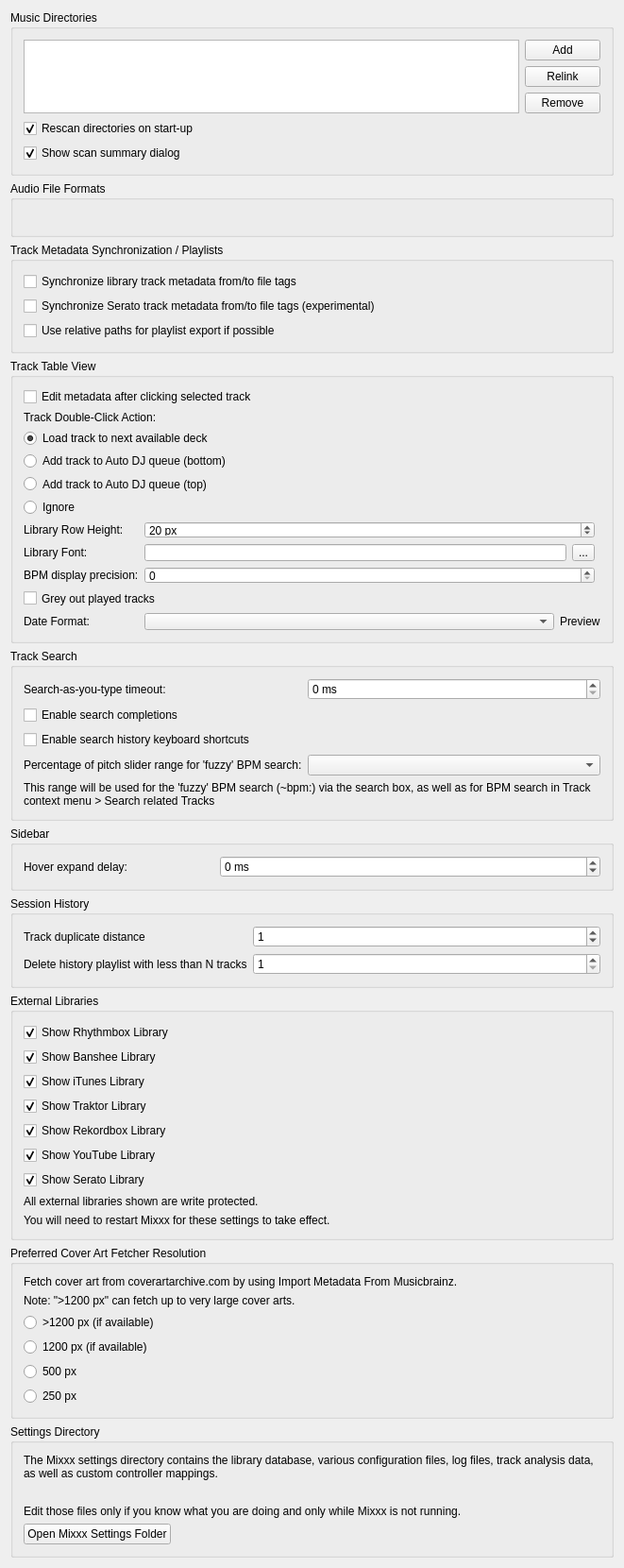
<?xml version="1.0" encoding="UTF-8"?>
<ui version="4.0">
 <class>DlgPrefLibraryDlg</class>
 <widget class="QWidget" name="DlgPrefLibraryDlg">
  <property name="geometry">
   <rect>
    <x>0</x>
    <y>0</y>
    <width>661</width>
    <height>1522</height>
   </rect>
  </property>
  <property name="windowTitle">
   <string notr="true">Library Preferences</string>
  </property>
  <layout class="QVBoxLayout" name="verticalLayout">

   <item>
    <widget class="QGroupBox" name="groupBox_MusicDirectories">
     <property name="title">
      <string>Music Directories</string>
     </property>
     <layout class="QGridLayout" name="gridLayout_music_directories">

      <item row="0" column="0" rowspan="3">
       <widget class="QListView" name="dirList">
        <property name="editTriggers">
         <set>QAbstractItemView::NoEditTriggers</set>
        </property>
        <property name="iconSize">
         <size>
          <width>16</width>
          <height>16</height>
         </size>
        </property>
        <property name="uniformItemSizes">
         <bool>true</bool>
        </property>
       </widget>
      </item>

      <item row="0" column="1">
       <widget class="QPushButton" name="pushButton_add_dir">
        <property name="font">
         <font/>
        </property>
        <property name="toolTip">
         <string>Add a directory where your music is stored. Mixxx will watch this directory and its subdirectories for new tracks.</string>
        </property>
        <property name="text">
         <string>Add</string>
        </property>
       </widget>
      </item>

      <item row="1" column="1">
       <widget class="QPushButton" name="pushButton_relocate_dir">
        <property name="toolTip">
         <string>If an existing music directory is moved, Mixxx doesn't know where to find the audio files in it. Choose Relink to select the music directory in its new location. &lt;br/&gt; This will re-establish the links to the audio files in the Mixxx library.</string>
        </property>
        <property name="text">
         <string extracomment="This will re-establish the links to the audio files in the Mixxx database if you move an music directory to a new location.">Relink</string>
        </property>
       </widget>
      </item>

      <item row="2" column="1">
       <widget class="QPushButton" name="pushButton_remove_dir">
        <property name="font">
         <font/>
        </property>
        <property name="toolTip">
         <string>If removed, Mixxx will no longer watch this directory and its subdirectories for new tracks.</string>
        </property>
        <property name="text">
         <string>Remove</string>
        </property>
       </widget>
      </item>

      <item row="3" column="0" colspan="2">
       <widget class="QCheckBox" name="checkBox_library_scan">
        <property name="text">
         <string>Rescan directories on start-up</string>
        </property>
        <property name="checked">
         <bool>true</bool>
        </property>
       </widget>
      </item>

      <item row="4" column="0" colspan="2">
       <widget class="QCheckBox" name="checkBox_library_scan_summary">
        <property name="text">
         <string>Show scan summary dialog</string>
        </property>
        <property name="checked">
         <bool>true</bool>
        </property>
       </widget>
      </item>

     </layout>
    </widget>
   </item>

   <item>
    <widget class="QGroupBox" name="groupBox_AudioFileFormats">
     <property name="title">
      <string>Audio File Formats</string>
     </property>
     <property name="flat">
      <bool>false</bool>
     </property>
     <layout class="QGridLayout" name="gridLayout_audio_formats">
      <item row="0" column="0">
       <widget class="QLabel" name="builtInFormats">
        <property name="text">
         <string/>
        </property>
        <property name="wordWrap">
         <bool>true</bool>
        </property>
       </widget>
      </item>
     </layout>
    </widget>
   </item>

   <item>
    <widget class="QGroupBox" name="groupBox_AudioFileTags">
     <property name="title">
      <string>Track Metadata Synchronization / Playlists</string>
     </property>
     <layout class="QGridLayout" name="gridLayout_metadata">
      <item row="0" column="0" colspan="2">
       <widget class="QCheckBox" name="checkBox_sync_track_metadata">
        <property name="toolTip">
         <string>Automatically write modified track metadata from the library into file tags and reimport metadata from updated file tags into the library</string>
        </property>
        <property name="text">
         <string>Synchronize library track metadata from/to file tags</string>
        </property>
       </widget>
      </item>

      <item row="1" column="0">
       <widget class="QCheckBox" name="checkBox_serato_metadata_export">
        <property name="toolTip">
         <string>Keeps track color, beat grid, bpm lock, cue points, and loops synchronized with SERATO_MARKERS/MARKERS2 file tags.&lt;br/&gt;&lt;br/&gt;WARNING: Enabling this option also enables the reimport of Serato metadata after files have been modified outside of Mixxx. On reimport existing metadata in Mixxx is replaced with the metadata found in file tags. Custom metadata not included in file tags like loop colors is lost.</string>
        </property>
        <property name="text">
         <string>Synchronize Serato track metadata from/to file tags (experimental)</string>
        </property>
       </widget>
      </item>

      <item row="2" column="0" colspan="2">
       <widget class="QCheckBox" name="checkBox_use_relative_path">
        <property name="text">
         <string>Use relative paths for playlist export if possible</string>
        </property>
       </widget>
      </item>
     </layout>
    </widget>
   </item>

   <item>
    <widget class="QGroupBox" name="groupBox_TrackTableView">
     <property name="title">
      <string>Track Table View</string>
     </property>
     <layout class="QGridLayout" name="gridLayout_track_table_view">

      <item row="1" column="0" colspan="4">
       <widget class="QCheckBox" name="checkBox_edit_metadata_selected_clicked">
        <property name="text">
         <string>Edit metadata after clicking selected track</string>
        </property>
       </widget>
      </item>

      <item row="2" column="0" colspan="4">
       <widget class="QLabel" name="label_doubeClickAction">
        <property name="text">
         <string>Track Double-Click Action:</string>
        </property>
        <property name="alignment">
         <set>Qt::AlignLeft|Qt::AlignVCenter</set>
        </property>
       </widget>
      </item>

      <item row="3" column="0" colspan="4">
       <widget class="QRadioButton" name="radioButton_dbclick_deck">
        <property name="text">
         <string>Load track to next available deck</string>
        </property>
        <property name="checked">
         <bool>true</bool>
        </property>
       </widget>
      </item>
      <item row="4" column="0" colspan="4">
       <widget class="QRadioButton" name="radioButton_dbclick_bottom">
        <property name="text">
         <string>Add track to Auto DJ queue (bottom)</string>
        </property>
       </widget>
      </item>
      <item row="5" column="0" colspan="4">
       <widget class="QRadioButton" name="radioButton_dbclick_top">
        <property name="text">
         <string>Add track to Auto DJ queue (top)</string>
        </property>
       </widget>
      </item>
      <item row="6" column="0" colspan="4">
       <widget class="QRadioButton" name="radioButton_dbclick_ignore">
        <property name="text">
         <string>Ignore</string>
        </property>
       </widget>
      </item>

      <item row="7" column="0">
       <widget class="QLabel" name="label_rowHeight">
        <property name="text">
         <string>Library Row Height:</string>
        </property>
        <property name="alignment">
         <set>Qt::AlignLeft|Qt::AlignVCenter</set>
        </property>
       </widget>
      </item>
      <item row="7" column="1" colspan="2">
       <widget class="QSpinBox" name="spinBox_row_height">
        <property name="suffix">
         <string> px</string>
        </property>
        <property name="minimum">
         <number>5</number>
        </property>
        <property name="maximum">
         <number>100</number>
        </property>
        <property name="value">
         <number>20</number>
        </property>
       </widget>
      </item>

      <item row="8" column="0">
       <widget class="QLabel" name="label_libraryFont">
        <property name="text">
         <string>Library Font:</string>
        </property>
        <property name="alignment">
         <set>Qt::AlignLeft|Qt::AlignVCenter</set>
        </property>
       </widget>
      </item>
      <item row="8" column="1">
       <widget class="QLineEdit" name="lineEdit_library_font">
        <property name="readOnly">
         <bool>true</bool>
        </property>
       </widget>
      </item>
      <item row="8" column="2">
       <widget class="QToolButton" name="btn_library_font">
        <property name="text">
         <string>...</string>
        </property>
       </widget>
      </item>

      <item row="9" column="0">
       <widget class="QLabel" name="label_bpm_precision">
        <property name="text">
         <string>BPM display precision:</string>
        </property>
        <property name="alignment">
         <set>Qt::AlignLeft|Qt::AlignVCenter</set>
        </property>
       </widget>
      </item>
      <item row="9" column="1" colspan="2">
       <widget class="QSpinBox" name="spinbox_bpm_precision"/>
      </item>

      <item row="10" column="0" colspan="4">
       <widget class="QCheckBox" name="checkbox_played_track_color">
        <property name="text">
         <string>Grey out played tracks</string>
        </property>
       </widget>
      </item>

      <item row="11" column="0">
       <widget class="QLabel" name="label_dateFormat">
        <property name="text">
         <string>Date Format:</string>
        </property>
        <property name="alignment">
         <set>Qt::AlignLeft|Qt::AlignVCenter</set>
        </property>
       </widget>
      </item>
      <item row="11" column="1" colspan="3">
       <layout class="QHBoxLayout" name="horizontalLayout_dateFormat">
        <property name="leftMargin">
         <number>0</number>
        </property>
        <property name="topMargin">
         <number>0</number>
        </property>
        <property name="rightMargin">
         <number>0</number>
        </property>
        <property name="bottomMargin">
         <number>0</number>
        </property>
        <item>
         <widget class="QComboBox" name="comboBox_dateFormat">
          <property name="sizePolicy">
           <sizepolicy hsizetype="Expanding" vsizetype="Fixed">
            <horstretch>0</horstretch>
            <verstretch>0</verstretch>
           </sizepolicy>
          </property>
         </widget>
        </item>
        <item>
         <widget class="QLabel" name="label_dateFormatPreview">
          <property name="text">
           <string>Preview</string>
          </property>
         </widget>
        </item>
       </layout>
      </item>

     </layout>
    </widget>
   </item><!-- Track Table View -->

   <item>
    <widget class="QGroupBox" name="groupBox_Search">
     <property name="title">
      <string>Track Search</string>
     </property>
     <layout class="QGridLayout" name="gridLayout_search">

      <item row="0" column="0">
       <widget class="QLabel" name="label_searchDebouncingTimeout">
        <property name="text">
         <string>Search-as-you-type timeout:</string>
        </property>
        <property name="alignment">
         <set>Qt::AlignLeft|Qt::AlignVCenter</set>
        </property>
       </widget>
      </item>
      <item row="0" column="1" colspan="2">
       <widget class="QSpinBox" name="spinBox_search_debouncing_timeout">
        <property name="suffix">
         <string> ms</string>
        </property>
       </widget>
      </item>

      <item row="1" column="0" colspan="3">
       <widget class="QCheckBox" name="checkBox_enable_search_completions">
        <property name="text">
         <string>Enable search completions</string>
        </property>
       </widget>
      </item>

      <item row="2" column="0" colspan="3">
       <widget class="QCheckBox" name="checkBox_enable_search_history_shortcuts">
        <property name="text">
         <string>Enable search history keyboard shortcuts</string>
        </property>
       </widget>
      </item>

      <item row="3" column="0">
       <widget class="QLabel" name="label_searchBpmFuzzyRange">
        <property name="text">
         <string>Percentage of pitch slider range for 'fuzzy' BPM search:</string>
        </property>
        <property name="alignment">
         <set>Qt::AlignLeft|Qt::AlignVCenter</set>
        </property>
        <property name="buddy">
         <cstring>comboBox_search_bpm_fuzzy_range</cstring>
        </property>
       </widget>
      </item>
      <item row="3" column="1" colspan="2">
       <widget class="QComboBox" name="comboBox_search_bpm_fuzzy_range"/>
      </item>
      <item row="4" column="0" colspan="3">
       <widget class="QLabel" name="label_searchBpmFuzzyRangeInfo">
        <property name="text">
         <string>This range will be used for the 'fuzzy' BPM search (~bpm:) via the search box, as well as for BPM search in Track context menu &gt; Search related Tracks</string>
        </property>
        <property name="wordWrap">
         <bool>true</bool>
        </property>
       </widget>
      </item>

     </layout>
    </widget>
   </item><!-- Search box -->

   <item>
    <widget class="QGroupBox" name="groupBox_sidebar">
     <property name="title">
      <string>Sidebar</string>
     </property>
     <layout class="QGridLayout" name="gridLayout_sidebar">

      <item row="0" column="0">
       <widget class="QLabel" name="label_sidebar_hover_expand_delay">
        <property name="text">
         <string>Hover expand delay:</string>
        </property>
        <property name="alignment">
         <set>Qt::AlignLeft|Qt::AlignVCenter</set>
        </property>
        <property name="buddy">
         <cstring>spinBox_sidebar_hover_expand_delay</cstring>
        </property>
       </widget>
      </item>
      <item row="0" column="1" colspan="2">
       <widget class="QSpinBox" name="spinBox_sidebar_hover_expand_delay">
        <property name="suffix">
         <string> ms</string>
        </property>
        <property name="toolTip">
         <string>The delay until sidebar items are expanded or collapsed hovered during drag'n'drop. -1 disables auto-expand.</string>
        </property>
        <property name="minimum">
         <number>-1</number>
        </property>
        <property name="maximum">
         <number>5000</number>
        </property>
        <property name="singleStep">
         <number>50</number>
        </property>
       </widget>
      </item>

     </layout>
    </widget>
   </item>

   <item>
    <widget class="QGroupBox" name="groupBox_History">
     <property name="title">
      <string>Session History</string>
     </property>
     <layout class="QGridLayout" name="gridLayout_history">

      <item row="1" column="0">
       <widget class="QLabel" name="label_history_track_duplicate_distance">
        <property name="text">
         <string>Track duplicate distance</string>
        </property>
        <property name="alignment">
         <set>Qt::AlignLeft|Qt::AlignVCenter</set>
        </property>
        <property name="wordWrap">
         <bool>true</bool>
        </property>
       </widget>
      </item>
      <item row="1" column="1" colspan="2">
       <widget class="QSpinBox" name="spinbox_history_track_duplicate_distance">
        <property name="toolTip">
         <string>When playing a track again log it to the session history only if more than N other tracks have been played in the meantime</string>
        </property>
        <property name="minimum">
         <number>0</number>
        </property>
        <property name="maximum">
         <number>99</number>
        </property>
        <property name="value">
         <number>1</number>
        </property>
       </widget>
      </item>

      <item row="2" column="0">
       <widget class="QLabel" name="label_history_cleanup">
        <property name="toolTip">
         <string>History playlist with less than N tracks will be deleted&lt;br/&gt;&lt;br/&gt;Note: the cleanup will be performed during startup and shutdown of Mixxx.</string>
        </property>
        <property name="text">
         <string>Delete history playlist with less than N tracks</string>
        </property>
        <property name="alignment">
         <set>Qt::AlignLeft|Qt::AlignVCenter</set>
        </property>
       </widget>
      </item>
      <item row="2" column="1" colspan="2">
       <widget class="QSpinBox" name="spinbox_history_min_tracks_to_keep">
        <property name="minimum">
         <number>1</number>
        </property>
        <property name="maximum">
         <number>99</number>
        </property>
        <property name="value">
         <number>1</number>
        </property>
       </widget>
      </item>

     </layout>
    </widget>
   </item><!-- History -->

   <item>
    <widget class="QGroupBox" name="groupBox_external_libraries">
     <property name="title">
      <string>External Libraries</string>
     </property>
     <layout class="QGridLayout" name="gridLayout_external_libraries">
      <item row="0" column="0">
       <widget class="QCheckBox" name="checkBox_show_rhythmbox">
        <property name="text">
         <string>Show Rhythmbox Library</string>
        </property>
        <property name="checked">
         <bool>true</bool>
        </property>
       </widget>
      </item>
      <item row="1" column="0">
       <widget class="QCheckBox" name="checkBox_show_banshee">
        <property name="text">
         <string>Show Banshee Library</string>
        </property>
        <property name="checked">
         <bool>true</bool>
        </property>
       </widget>
      </item>
      <item row="2" column="0">
       <widget class="QCheckBox" name="checkBox_show_itunes">
        <property name="text">
         <string>Show iTunes Library</string>
        </property>
        <property name="checked">
         <bool>true</bool>
        </property>
       </widget>
      </item>
      <item row="3" column="0">
       <widget class="QCheckBox" name="checkBox_show_traktor">
        <property name="text">
         <string>Show Traktor Library</string>
        </property>
        <property name="checked">
         <bool>true</bool>
        </property>
       </widget>
      </item>
      <item row="4" column="0">
       <widget class="QCheckBox" name="checkBox_show_rekordbox">
        <property name="text">
         <string>Show Rekordbox Library</string>
        </property>
        <property name="checked">
         <bool>true</bool>
        </property>
       </widget>
      </item>
      <item row="5" column="0">
       <widget class="QCheckBox" name="checkBox_show_youtube">
        <property name="text">
         <string>Show YouTube Library</string>
        </property>
        <property name="checked">
         <bool>true</bool>
        </property>
       </widget>
      </item>
      <item row="6" column="0">
       <widget class="QCheckBox" name="checkBox_show_serato">
        <property name="text">
         <string>Show Serato Library</string>
        </property>
        <property name="checked">
         <bool>true</bool>
        </property>
       </widget>
      </item>
      <item row="7" column="0">
       <widget class="QLabel" name="label_4">
        <property name="text">
         <string>All external libraries shown are write protected.</string>
        </property>
        <property name="wordWrap">
         <bool>true</bool>
        </property>
        <property name="topMargin" stdset="0">
         <number>10</number>
        </property>
       </widget>
      </item>
      <item row="8" column="0">
       <widget class="QLabel" name="label_11">
        <property name="text">
         <string>You will need to restart Mixxx for these settings to take effect.</string>
        </property>
        <property name="wordWrap">
         <bool>true</bool>
        </property>
       </widget>
      </item>
     </layout>
    </widget>
   </item>

   <item>
    <widget class="QGroupBox" name="groupBox_cover_art_fetcher">
     <property name="title">
      <string>Preferred Cover Art Fetcher Resolution</string>
     </property>
     <layout class="QGridLayout" name="gridLayout_cover_art_fetcher">
      <item row="0" column="0">
       <widget class="QLabel" name="label_12">
        <property name="text">
         <string>Fetch cover art from coverartarchive.com by using Import Metadata From Musicbrainz.</string>
        </property>
        <property name="wordWrap">
         <bool>true</bool>
        </property>
       </widget>
      </item>
      <item row="1" column="0">
       <widget class="QLabel" name="label_13">
        <property name="text">
         <string>Note: &quot;&gt;1200 px&quot; can fetch up to very large cover arts.</string>
        </property>
        <property name="wordWrap">
         <bool>true</bool>
        </property>
       </widget>
      </item>
      <item row="2" column="0">
       <widget class="QRadioButton" name="radioButton_cover_art_fetcher_highest">
        <property name="text">
         <string>&gt;1200 px (if available)</string>
        </property>
        <property name="checked">
         <bool>false</bool>
        </property>
       </widget>
      </item>
      <item row="3" column="0">
       <widget class="QRadioButton" name="radioButton_cover_art_fetcher_high">
        <property name="text">
         <string>1200 px (if available)</string>
        </property>
        <property name="checked">
         <bool>false</bool>
        </property>
       </widget>
      </item>
      <item row="4" column="0">
       <widget class="QRadioButton" name="radioButton_cover_art_fetcher_medium">
        <property name="text">
         <string>500 px</string>
        </property>
        <property name="checked">
         <bool>false</bool>
        </property>
       </widget>
      </item>
      <item row="5" column="0">
       <widget class="QRadioButton" name="radioButton_cover_art_fetcher_lowest">
        <property name="text">
         <string>250 px</string>
        </property>
        <property name="checked">
         <bool>false</bool>
        </property>
       </widget>
      </item>
     </layout>
    </widget>
   </item>

   <item>
    <widget class="QGroupBox" name="groupBox_settingsDir">
     <property name="title">
      <string>Settings Directory</string>
     </property>
     <layout class="QVBoxLayout" name="vlayout_settingsDir">
      <item>
       <widget class="QLabel" name="label_settingsDir">
        <property name="text">
         <string>The Mixxx settings directory contains the library database, various configuration files, log files, track analysis data, as well as custom controller mappings.</string>
        </property>
        <property name="wordWrap">
         <bool>true</bool>
        </property>
       </widget>
      </item>
      <item>
       <widget class="QLabel" name="label_settingsManualLink">
        <property name="text">
         <string/>
        </property>
        <property name="wordWrap">
         <bool>true</bool>
        </property>
        <property name="openExternalLinks">
         <bool>true</bool>
        </property>
       </widget>
      </item>
      <item>
       <widget class="QLabel" name="label_settingsWarning">
        <property name="text">
         <string>Edit those files only if you know what you are doing and only while Mixxx is not running.</string>
        </property>
        <property name="wordWrap">
         <bool>true</bool>
        </property>
       </widget>
      </item>
      <item>
       <widget class="QPushButton" name="pushButton_open_settings_dir">
        <property name="sizePolicy">
         <sizepolicy hsizetype="Fixed" vsizetype="Fixed">
          <horstretch>0</horstretch>
          <verstretch>0</verstretch>
         </sizepolicy>
        </property>
        <property name="text">
         <string>Open Mixxx Settings Folder</string>
        </property>
       </widget>
      </item>
     </layout>
    </widget>
   </item>
   <item>
    <spacer name="verticalSpacer">
     <property name="orientation">
      <enum>Qt::Vertical</enum>
     </property>
     <property name="sizeHint" stdset="0">
      <size>
       <width>20</width>
       <height>40</height>
      </size>
     </property>
    </spacer>
   </item>
  </layout>
 </widget>
 <layoutdefault spacing="6" margin="11"/>
 <tabstops>
  <tabstop>dirList</tabstop>
  <tabstop>pushButton_add_dir</tabstop>
  <tabstop>pushButton_relocate_dir</tabstop>
  <tabstop>pushButton_remove_dir</tabstop>
  <tabstop>checkBox_library_scan</tabstop>
  <tabstop>checkBox_library_scan_summary</tabstop>
  <tabstop>checkBox_sync_track_metadata</tabstop>
  <tabstop>checkBox_serato_metadata_export</tabstop>
  <tabstop>checkBox_use_relative_path</tabstop>
  <tabstop>checkBox_edit_metadata_selected_clicked</tabstop>
  <tabstop>radioButton_dbclick_deck</tabstop>
  <tabstop>radioButton_dbclick_bottom</tabstop>
  <tabstop>radioButton_dbclick_top</tabstop>
  <tabstop>radioButton_dbclick_ignore</tabstop>
  <tabstop>spinBox_row_height</tabstop>
  <tabstop>btn_library_font</tabstop>
  <tabstop>spinbox_bpm_precision</tabstop>
  <tabstop>checkbox_played_track_color</tabstop>
  <tabstop>comboBox_dateFormat</tabstop>
  <tabstop>spinBox_search_debouncing_timeout</tabstop>
  <tabstop>checkBox_enable_search_completions</tabstop>
  <tabstop>checkBox_enable_search_history_shortcuts</tabstop>
  <tabstop>comboBox_search_bpm_fuzzy_range</tabstop>
  <tabstop>spinBox_sidebar_hover_expand_delay</tabstop>
  <tabstop>spinbox_history_track_duplicate_distance</tabstop>
  <tabstop>spinbox_history_min_tracks_to_keep</tabstop>
  <tabstop>checkBox_show_rhythmbox</tabstop>
  <tabstop>checkBox_show_banshee</tabstop>
  <tabstop>checkBox_show_itunes</tabstop>
  <tabstop>checkBox_show_traktor</tabstop>
  <tabstop>checkBox_show_rekordbox</tabstop>
  <tabstop>checkBox_show_youtube</tabstop>
  <tabstop>checkBox_show_serato</tabstop>
  <tabstop>radioButton_cover_art_fetcher_highest</tabstop>
  <tabstop>radioButton_cover_art_fetcher_high</tabstop>
  <tabstop>radioButton_cover_art_fetcher_medium</tabstop>
  <tabstop>radioButton_cover_art_fetcher_lowest</tabstop>
  <tabstop>pushButton_open_settings_dir</tabstop>
 </tabstops>
 <resources/>
 <connections/>
</ui>
